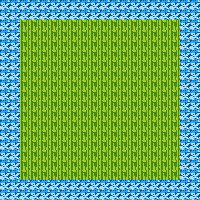

The image is a tile-based game level rendered from a .tmx file. Its description and source (layers, tilesets, objects; grid data summarised) follow:
An orthogonal 20x20 tile map with 10x10 px tiles, 1 tile layer (board).

<map version="1.0" orientation="orthogonal" renderorder="right-down" width="20" height="20" tilewidth="10" tileheight="10" nextobjectid="1">
 <tileset firstgid="1" name="tileset" tilewidth="10" tileheight="10" tilecount="2" columns="2">
  <image source="tileset.png" width="20" height="10" />
 </tileset>
 <layer name="board" width="20" height="20">
  <properties>
   <property name="name" value="board" />
  </properties>
  <data>[400 cells, 400 non-empty, 2 distinct tile ids]</data>
 </layer>
 <objectgroup name="entities" />
</map>
